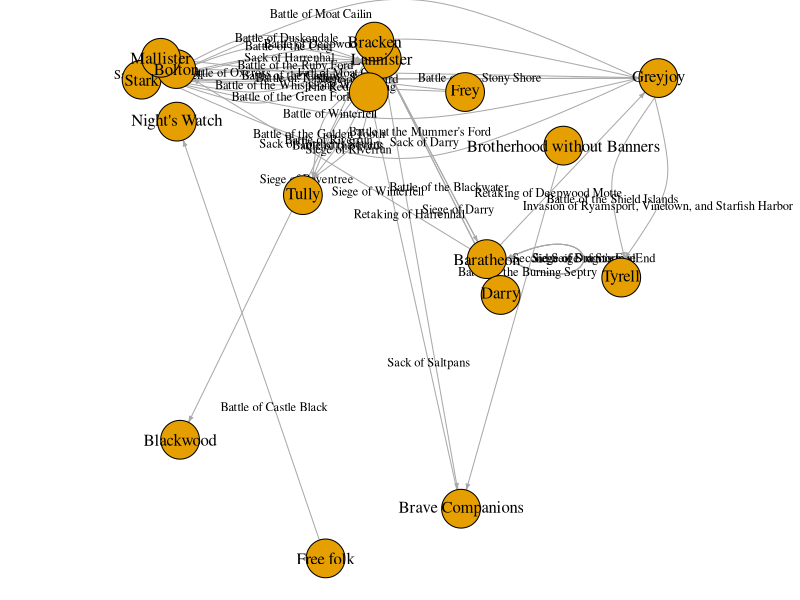

This figure's R source:
library(igraph)
data <- read.csv("battles.csv")
edges <- data[c(6,10)]
edges$weight <- as.character(data[,1])
houses1 <- unique(edges[1])
houses2 <- unique(edges[2])
colnames(houses1)[1] <- c("houses")
colnames(houses2)[1] <- c("houses")
houses <- unique(rbind(houses1,houses2))

net <- graph_from_data_frame(d=edges, directed=T, vertices=houses)
par(mar=c(0,0,0,0))
suppressWarnings(plot(net,
                      edge.label = edges$weight, 
                      edge.arrow.width = 1,
                      edge.arrow.size = 0.3,
                      vertex.size = 15,
                      edge.width = 1,
                      edge.label.cex = .75,
                      vertex.label.color = "black",
                      edge.label.color="black"))

